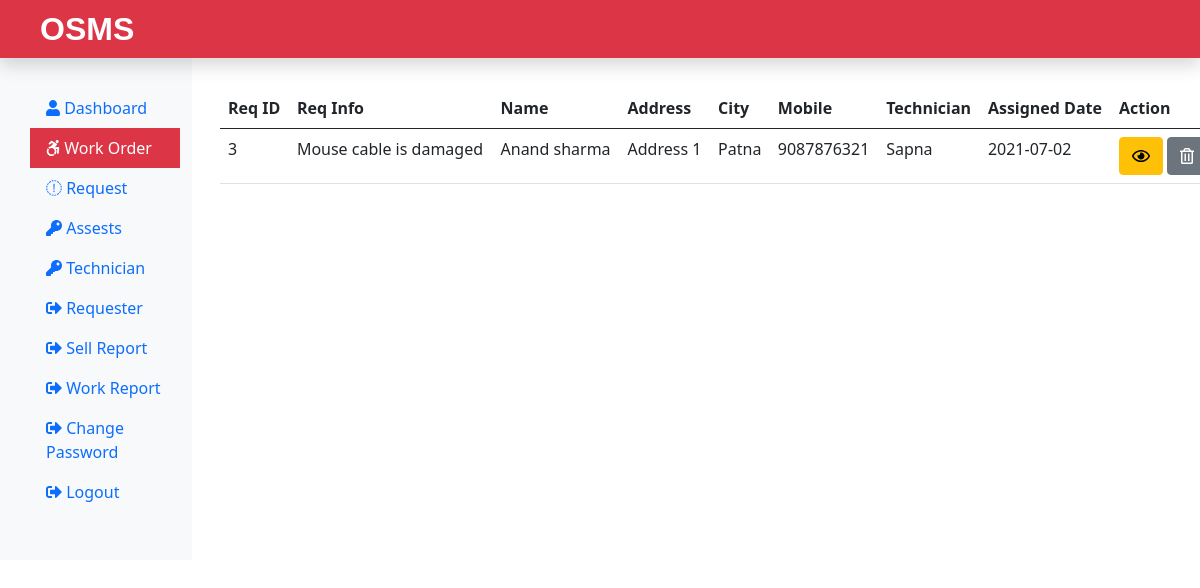
/Admin/workorder.php (signed in), run on the app's committed database.
### tables this page shows
CREATE TABLE `assignwork` (
  `rno` int(11) NOT NULL,
  `request_id` int(11) NOT NULL,
  `request_info` text NOT NULL,
  `request_desc` text NOT NULL,
  `requester_name` varchar(60) NOT NULL,
  `requester_add1` text NOT NULL,
  `requester_add2` text NOT NULL,
  `requester_city` varchar(60) NOT NULL,
  `requester_state` varchar(60) NOT NULL,
  `requester_zip` int(11) NOT NULL,
  `requester_email` varchar(60) NOT NULL,
  `requester_mobile` bigint(20) NOT NULL,
  `assign_tech` text NOT NULL,
  `assign_date` date NOT NULL
);

### Admin/workorder.php (the view, shortened to what this page needs)
<?php
    include("adminIncludes/header.php");
    include("../dbConnection.php");
?>
<div class="col-sm-9 col-md-10 mt-5">
    <?php
        $sql = "SELECT * FROM assignwork";
        $result = $conn->query($sql);
        if($result->num_rows > 0){
    ?>
    <table class="table mx-3">
        <thread>
            <tr>
                <th scope="col">Req ID</th>
                <th scope="col">Req Info</th>
                <th scope="col">Name</th>
                <th scope="col">Address</th>
                <th scope="col">City</th>
                <th scope="col">Mobile</th>
                <th scope="col">Technician</th>
                <th scope="col">Assigned Date</th>
                <th scope="col">Action</th>
            </tr>
        </thread>
        <tbody>
            <?php
                while($row = $result->fetch_assoc()){
            ?>
            <tr>
                <td>
                    <?php echo $row['request_id'] ?>
                </td>
                <td>
                    <?php echo $row['request_info'] ?>
                </td>
                <td>
                    <?php echo $row['requester_name'] ?>
                </td>
                <td>
                    <?php echo $row['requester_add1'] ?>
                </td>
                <td>
                    <?php echo $row['requester_city'] ?>
                </td>
                <td>
                    <?php echo $row['requester_mobile'] ?>
                </td>
                <td>
                    <?php echo $row['assign_tech'] ?>
                </td>
                <td>
                    <?php echo $row['assign_date'] ?>
                </td>
                <td>
                    <form action="viewassignwork.php" method="POST" class="d-inline mr-2">
                        <button class="btn btn-warning" name="view" value="View" type="submit"> <i
                                class="far fa-eye"></i> </button>
                    </form>
                    <form action="" method="POST" class="d-inline">
                        <button class="btn btn-secondary" name="delete" value="Delete" type="submit"> <i
                                class="far fa-trash-alt"></i> </button>
                    </form>
                </td>
            </tr>
            <?php
                }
            ?>
        </tbody>
    </table>
    <?php
        }
        else{
            echo "0 Result";
        }
    ?>
</div>
<?php
    include("adminIncludes/footer.php");
?>

### data on the page
assignwork: request "3", request_info "Mouse cable is damaged", requester_name "Anand sharma", requester_add1 "Address 1", requester_city "Patna", requester_mobile "9087876321", assign_tech "Sapna", assign_date "2021-07-02"
